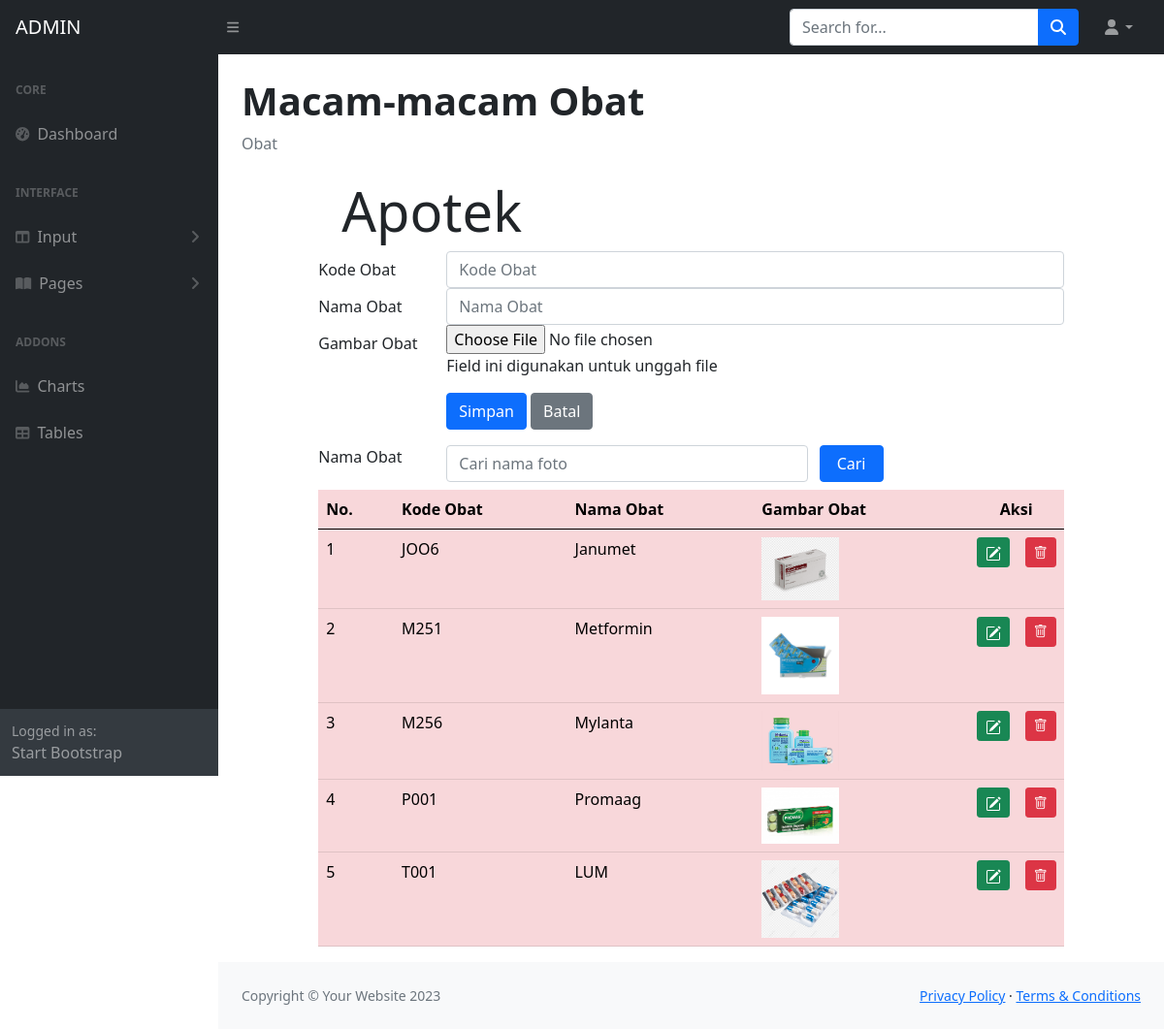
Screenshot of /ADMIN/d-obat.php with the database file from the repository.
### tables this page shows
CREATE TABLE `fotodestinasi` (
  `fotodestinasiKODE` char(4) NOT NULL,
  `fotodestinasiNAMA` char(120) NOT NULL,
  `fotodestinasiFILE` char(120) NOT NULL,
  `destinasiKODE` char(10) NOT NULL
);

### ADMIN/obat.php (the view, shortened to what this page needs)
<!DOCTYPE html>
<html lang="en">
<head>
  	<link rel="stylesheet" type="text/css" href="https://cdnjs.cloudflare.com/ajax/libs/select2/4.0.3/css/select2.min.css">
	<link rel="stylesheet" type="text/css" href="css/bootstrap.min.css">
	<link rel="stylesheet" href="https://cdn.jsdelivr.net/npm/bootstrap-icons@1.10.2/font/bootstrap-icons.css" integrity="
    sha384-b6lVK+yci+bfDmaY1u0zE8YYJt0TZxLEAFyYSLHId4xoVvsrQu3INevFKo+Xir8e">
</head>
<?php
	include "include/config.php";
?>
<body>
<div class="row">
<div class="col-sm-1"></div>
<div class="col-sm-10">
	<div class="jumbotron jumbotron-fluid">
		<div class="container">
			<h1 class="display-4">Apotek</h1>
		</div>
	</div>
	<form method="POST" enctype="multipart/form-data">
		<div class="form-group row">
			<label for="kodefoto" class="col-sm-2 col-form-label">Kode Obat</label>
			<div class="col-sm-10">
				<input type="text" class="form-control" id="kodefoto" name="inputkode" placeholder="Kode Obat" maxlength="4">
			</div>
		</div>
		<div class="form-group row">
			<label for="namafoto" class="col-sm-2 col-form-label">Nama Obat</label>
			<div class="col-sm-10">
				<input type="text" class="form-control" id="namafoto" name="inputnama" placeholder="Nama Obat">
			</div>
		</div>
		<div class="form-group row">
			<label for="file" class="col-sm-2 col-form-label">Gambar Obat</label>
			<div class="col-sm-10">
				<input type="file" id="file" name="file">
				<p class="help-block">Field ini digunakan untuk unggah file</p>
			</div>
		</div>
		<div class="form-group row">
			<div class="col-sm-2"></div>
			<div class="col-sm-10">
				<input type="submit" name="Simpan" class="btn btn-primary" value="Simpan">
				<input type="submit" name="Batal" class="btn btn-secondary" value="Batal">
			</div>
		</div>
	</form>
	<form method="post">
    	<div class="form-group row mb-2 mt-3">
     		 <label for="search" class="col-sm-2">Nama Obat</label>
     		 <div class="col-sm-6">
        <input type="text" name="search" class="form-control" id="search" value="<?php if (isset($_POST["search"]))
        {echo $_POST["search"];}?>" placeholder="Cari nama foto">
      </div>
      <input type="submit" name="kirim" value="Cari" class="col-sm-1 btn btn-primary">
   	 </div>
	</form>
</div>
	<div class="col-sm-1"></div>
	</div>
	<div class="row">
	<div class="col-sm-1"></div>
	<div class="col-sm-10">
	<table class="table table-hover table-danger">
		<thead class="thead-dark">
			<tr>
				<th scope="col"> No. </th>
                    <th scope="col"> Kode Obat </th>
                    <th scope="col"> Nama Obat </th>
                    <th scope="col"> Gambar Obat </th>
                    <th colspan="3" style="text-align: center">Aksi</th>
			</tr>
		</thead>
		<tbody>
		<?php
	if (isset($_POST["kirim"]))
	{
 		$search = $_POST["search"];
  		$query = mysqli_query($connection, " select fotodestinasi.*from fotodestinasi
      		where fotodestinasiNAMA like '%".$search."%'");}
    else{
      	$query = mysqli_query($connection, "select fotodestinasi.* from fotodestinasi");}
     	$nomor = 1;
      	while($row = mysqli_fetch_array($query))
    {
      ?>
		<tr>
			<td><?php echo $nomor;?></td>
			<td><?php echo $row['fotodestinasiKODE'];?></td>
			<td><?php echo $row['fotodestinasiNAMA'];?></td>
			<td>
			<?php if (isset($row['fotodestinasiFILE']) && is_file("images/" . $row['fotodestinasiFILE']))
						{ ?>
							<img src="images/<?php echo $row['fotodestinasiFILE']?>" width="80">
						<?php } else
							echo "<img src='images/noimage.png' width='80'>"
						?>
					</td>
				<td width="5px">
           		<a href="d-obatEDIT.php?ubah=<?php echo $row["fotodestinasiKODE"] ?>" class="btn btn-success btn-sm" title="EDIT">
				</a>
                </td>
           		<td width="5px">
                <a href="d-obatHAPUS.php?hapus=<?php echo $row["fotodestinasiKODE"] ?>" class="btn btn-danger btn-sm" title="HAPUS">
                <i class="bi bi-trash"></i>
                </a>
                </td>
		</tr>
			<?php $nomor = $nomor + 1;?>
			<?php }	?>
		</tbody>
	</table>
	</div>
	<div class="col-sm-1"></div>
</div>
</body>
</html>

### rows the page displays
fotodestinasi: fotodestinasiKODE "JOO6", fotodestinasiNAMA "Janumet", fotodestinasiFILE (picture)
fotodestinasi: fotodestinasiKODE "M251", fotodestinasiNAMA "Metformin", fotodestinasiFILE (picture)
fotodestinasi: fotodestinasiKODE "M256", fotodestinasiNAMA "Mylanta", fotodestinasiFILE (picture)
fotodestinasi: fotodestinasiKODE "P001", fotodestinasiNAMA "Promaag", fotodestinasiFILE (picture)
fotodestinasi: fotodestinasiKODE "T001", fotodestinasiNAMA "LUM", fotodestinasiFILE (picture)
